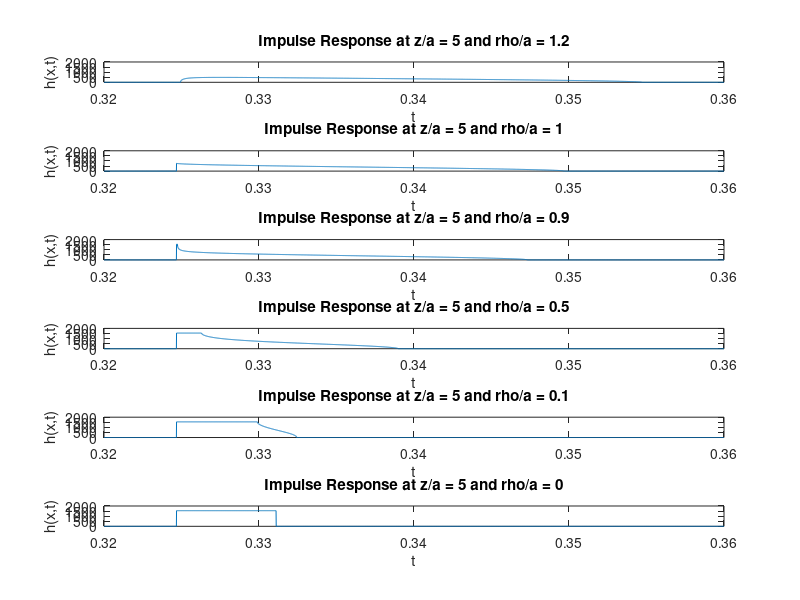

Write the MATLAB code that produced this figure. (Note: this script raises an error after producing the figure.)
clear all                                   % Clear work space from previous runs etc
% r0=0;                              % Number of array elements
% theta0=0;
% theta1 = 45;
% arc = sqrt(z^2 + r0^2 + r1^2 - 2*r0*r1*cos(theta1-theta0));
z = 500;  
vel = 1540;                                   % Speed of sound - all units MKS
a = 100;
rvalues = [120, 100, 90, 50, 10, 0];
rsize = length(rvalues);
tvalues = 0.32:0.00001:0.36;
tsize = length(tvalues);
figure
for i = 1:rsize
    r1 = rvalues(i);
    t1 = z/vel;
    t2 = (1/vel)*sqrt(z^2 + (r1-a)^2);
    t3 = (1/vel)*sqrt(z^2 + (r1+a)^2);
    h = [];
    for k = 1:tsize
        t = tvalues(k);
        if r1<a
            if t<t1
                h(k) = 0*vel;
            elseif (t1<t)&&(t2>t)
                h(k) = 1*vel;
            elseif (t2<t)&&(t3>t)
                h(k) = (1/pi)*acos(((vel^2*t^2)-z^2+r1^2-a^2)/(2*r1*sqrt((vel^2*t^2)-z^2)))*vel;
            else
                h(k) = 0*vel;
            end
        else
            if t<t2
                h(k) = 0*vel;
            elseif (t2<t)&&(t3>t)
                h(k) = (1/pi)*acos(((vel^2*t^2)-z^2+r1^2-a^2)/(2*r1*sqrt((vel^2*t^2)-z^2)))*vel;
            else 
                h(k) = 0*vel;
            end
        end
    end
    subplot(rsize,1,i)
    plot(tvalues,h)
    title(['Impulse Response at z/a = 5 and rho/a = ', num2str(r1/a)])
    xlabel('t')
    ylabel('h(x,t)')
    ylim([0 2000])
    hold on
end
%% 
clear all
z = 15.4;  
vel = 1540;                                   % Speed of sound - all units MKS
avalues = 0:0.1:1.5;
lambdavalues=avalues./2.5; %lambda = v/f want a/lambda = 2.5, so a/(v/f)=2.5 a = (1540/385)2.5 
asize = length(avalues);
r1 = 0;
tvalues = 0:1/100e6:0.07;
%tvalues = 0.0012; %t-value so t = t1
tsize = length(tvalues);
figure
amp = [];
ampmag = zeros(asize);
%syms x
for i = 1:asize
    fprintf('%d ',i)                        % Short piece of code to provide record of progress
    if (i/20)==round(i/10)
            fprintf('\n')
    end
    a = avalues(i);
    lambda = lambdavalues(i);
    t1 = z/vel;
    t2 = round((1/vel)*sqrt(z^2 + (r1-a)^2),5);
    t3 = round((1/vel)*sqrt(z^2 + (r1+a)^2),5);
    dh = [];
    func = [];
    for k = 1:tsize
        t = tvalues(k);
        if r1<a
            if t<t1
                dh(k) = 0*vel;
            elseif t == t1
                dh(k) = 1*vel; %derviative at t1 = change in h over change in time = (1*vel-0*vel)/1 = 1*vel
            elseif (t1<t)&&(t2>t)
                dh(k) = 0*vel;
            %elseif (t2<t)&&(t3>t)
                 %h(k) = (1/pi)*acos(((vel^2*t^2)-z^2+r1^2-a^2)/(2*r1*sqrt((vel^2*t^2)-z^2)))*vel;
            elseif t == t2 %for on-axis, t2 = t3 and change at t2 = (0*vel-1*vel)/1 = -1*vel
                dh(k) = -1*vel;
            elseif t>t2
                dh(k) = 0*vel;
            end
        else
            if t<t2
                dh(k) = 0*vel;
            %elseif (t2<t)&&(t3>t)
                %dh(k) = (1/pi)*acos(((vel^2*t^2)-z^2+r1^2-a^2)/(2*r1*sqrt((vel^2*t^2)-z^2)))*vel;
            else 
                dh(k) = 0*vel;
            end
        end
    end
    %rho = 1060; %density of tissue
    f0=vel/lambda; % Transducer center frequency [Hz] 
    fs=100e6; % Sampling frequency [Hz]
    func = sin(2*pi*f0*(0:1/fs:10/f0)); %sin wave of 10 cycles
    amp = conv(dh,func);
    amp = abs(amp); 
    ampmag(i) = max(amp);
    %plot(func)
    %gauss_pulse=exp(-pi*((f-fc)/sig).^2);       % Generate Gaussian pulse (frequency domain)
end
figure;
plot(avalues,ampmag)
axial = (avalues.^2)./lambdavalues;
%mesh(avalues,axial,ampmag);
title('Figure 7')
xlabel('Radial Distance (units of a)')                        % Be sure to account for mm or m here
%ylabel('Axial Distance (units of a^2/lambda)')
%zlabel('|p|')
    %% 
    
clear all
z = 15.4; 
vel = 1540;                                   % Speed of sound - all units MKS
a = 10;
lambda=4; %lambda = v/f want a/lambda = 2.5, so a/(v/f)=2.5 a = (1540/385)2.5 
r1 = 0;
tvalues = 0.00199:0.000001:0.01299;
%tvalues = 0.0012; %t-value so t = t1
tsize = length(tvalues);
figure
%syms x
    t1 = z/vel;
    t2 = round((1/vel)*sqrt(z^2 + (r1-a)^2),5);
    t3 = round((1/vel)*sqrt(z^2 + (r1+a)^2),5);
    for k = 1:tsize
        t = tvalues(k);
        if r1<a
            if t<t1
                dh(k) = 0*vel;
            elseif t == t1
                dh(k) = 1*vel; %derviative at t1 = change in h over change in time = (1*vel-0*vel)/1 = 1*vel
            elseif (t1<t)&&(t2>t)
                dh(k) = 0*vel;
            %elseif (t2<t)&&(t3>t)
                 %h(k) = (1/pi)*acos(((vel^2*t^2)-z^2+r1^2-a^2)/(2*r1*sqrt((vel^2*t^2)-z^2)))*vel;
            elseif t == t3 %for on-axis, t2 = t3 and change at t2 = (0*vel-1*vel)/1 = -1*vel
                dh(k) = -1*vel;
            elseif t>t3
                dh(k) = 0*vel;
            end
        else
            if t<t2
                dh(k) = 0*vel;
            %elseif (t2<t)&&(t3>t)
                %dh(k) = (1/pi)*acos(((vel^2*t^2)-z^2+r1^2-a^2)/(2*r1*sqrt((vel^2*t^2)-z^2)))*vel;
            else 
                dh(k) = 0*vel;
            end
        end
    end
    %rho = 1060; %density of tissue
    f0=vel/lambda; % Transducer center frequency [Hz] 
    fs=100e6; % Sampling frequency [Hz]
    func = sin(2*pi*f0*(0:1/fs:10/f0)); %sin wave of 10 cycles
    plot(func)
    %gauss_pulse=exp(-pi*((f-fc)/sig).^2);       % Generate Gaussian pulse (frequency domain)
    amp = conv(dh,func);
    amp = abs(amp);
    amp = amp/max(amp);%normalize pressure
    ampsize = size(amp,2);
    xaxis = 0:a/(ampsize-1):a;
    xaxis = xaxis/max(xaxis);
    figure
    plot(dh)
    figure
    plot(xaxis,amp)
%% 
clear all
z = 154;  
vel = 1540;                                   % Speed of sound - all units MKS
a = 70.5716657;
r1 = 0.0016;
tvalues = 0.0999:0.0001:0.1111;
tsize = length(tvalues);
figure
t1 = z/vel;
t2 = (1/vel)*sqrt(z^2 + (r1-a)^2);
t3 = (1/vel)*sqrt(z^2 + (r1+a)^2);
dh = [];
rho = 1060; %density of tissue
for i = 1:tsize
    t = tvalues(i);
    d1 = dirac(t-(z/vel));
    d2 = dirac(t-(sqrt(z^2+a^2))/vel);
    dh(i) = rho*vel*(d1-d2);
end
%trans = conv(2*rho*vel*exp((-sqrt(z^2+a^2)*s)/vel),sinh((sqrt(z^2+a^2)-z)/vel*s);
f0=3e6; % Transducer center frequency [Hz] 
lambda=vel/f0; %lambda = v/f want a/lambda = 2.5, so a/(v/f)=2.5 a = (1540/3e6)2.5 
fs=100e6; % Sampling frequency [Hz]
func = sin(2*pi*f0*(0:1/fs:10/f0)); %sin wave of 10 cycles
plot(func)
%gauss_pulse=exp(-pi*((f-fc)/sig).^2);       % Generate Gaussian pulse (frequency domain)
amp = conv(dh,func);
figure
plot(dh)
figure
plot(amp)
%% 
z = 10000; %z distance 
b = 150; %radius of length
vel = 1540;  %speed of sound
a = 100; %radius of width
xvalues = [140, 100, 60, 60, 0]; %x-direction of field point
yvalues = [187.5, 112.5, 112.5, 0, 0]; %y-direction of field point
xsize = length(xvalues);
tvalues = -0.001:0.0000001:0.005; %-0.001:0.00001:0.005; %6.4934:0.0001:6.5;
tsize = length(tvalues);
figure
for i = 1:xsize
    x = abs(xvalues(i));
    y = abs(yvalues(i));
    h = [];
    arc = sqrt(z^2+x^2+y^2);
    if abs(x) <= a && abs(y) <= b
        small = [a+x,a-x,a+x,a-x];
        elmall = [b+y,b+y,b-y,b-y];
        coeffall = [1,1,1,1];
    elseif abs(x) > a && abs(y) > b
        small = [2*a,2*a,x-a,x-a];
        elmall = [2*b,y-b,2*b,y-b ];
        coeffall = [1,-1,-1,-1];
    elseif abs(x) > a && abs(y) <= b 
        small = [2*a,2*a,x-a,x-a];
        elmall = [b+y,b-y,b+y,b-y];
        coeffall = [1,1,-1,-1];
    elseif abs(x) <= a && abs(y) > b 
        small = [a+x,a+x,a-x,a-x];
        elmall = [2*b,y-b,2*b,y-b];
        coeffall = [1,-1,1,-1];
    end
    for k = 1:tsize
        tau = tvalues(k);
        t = tau + arc/vel; 
        t1 = z/vel;
        summation = 0;
        for m = 1:4
            sm = small(m);
            elm = elmall(m);
            coeff = coeffall(m);
            t2 = (1/vel)*sqrt(z^2 + sm^2);
            t3 = (1/vel)*sqrt(z^2 + elm^2);
            t4 = (1/vel)*sqrt(z^2 + sm^2 + elm^2);
            if t<t1
                var = 0;
            elseif (t1<=t)&&(t2>t)
                var = pi/2;
            elseif (t2<=t)&&(t3>t)
                var = pi/2 - acos(sm/sqrt((vel.^2)*(t.^2)-(z^2)));
            elseif (t3<=t)&&(t4>=t)
                var = pi/2 - acos(sm/sqrt((vel.^2)*(t.^2)-(z^2))) - acos(elm./sqrt((vel.^2).*(t.^2)-(z.^2)));
            else
                var = 0;
            end                
%             t14 = integral(@(t) dirac(t-arc/vel)*(pi/2), t1, t4);
%             t24 = integral(@(t) dirac(t-arc/vel).*acos(sm./sqrt((vel.^2).*((t-(t-arc/vel)).^2)-(z.^2))),t2,t4);
%             t34 = integral(@(t) dirac(t-arc/vel).*acos(elm./sqrt((vel.^2).*((t-(t-arc/vel)).^2)-(z.^2))),t3,t4);
            if var ~= 0
                summation = summation + coeff*var; %(t14 - t24 - t34);
            end
        end
        h(k) = (vel/(2*pi))*summation;  
    end
    subplot(xsize,1,i)
    plot(tvalues+arc/vel,h)
    title(['Impulse Response at z/a = 10, x/a = ', num2str(x/a), ' and y/b = ', num2str(y/b)])
    xlabel('t')
    ylabel('h(x,t)')
    %axis tight
    xlim([6.493 6.5])
    ylim([0 1540])
    hold on
end
